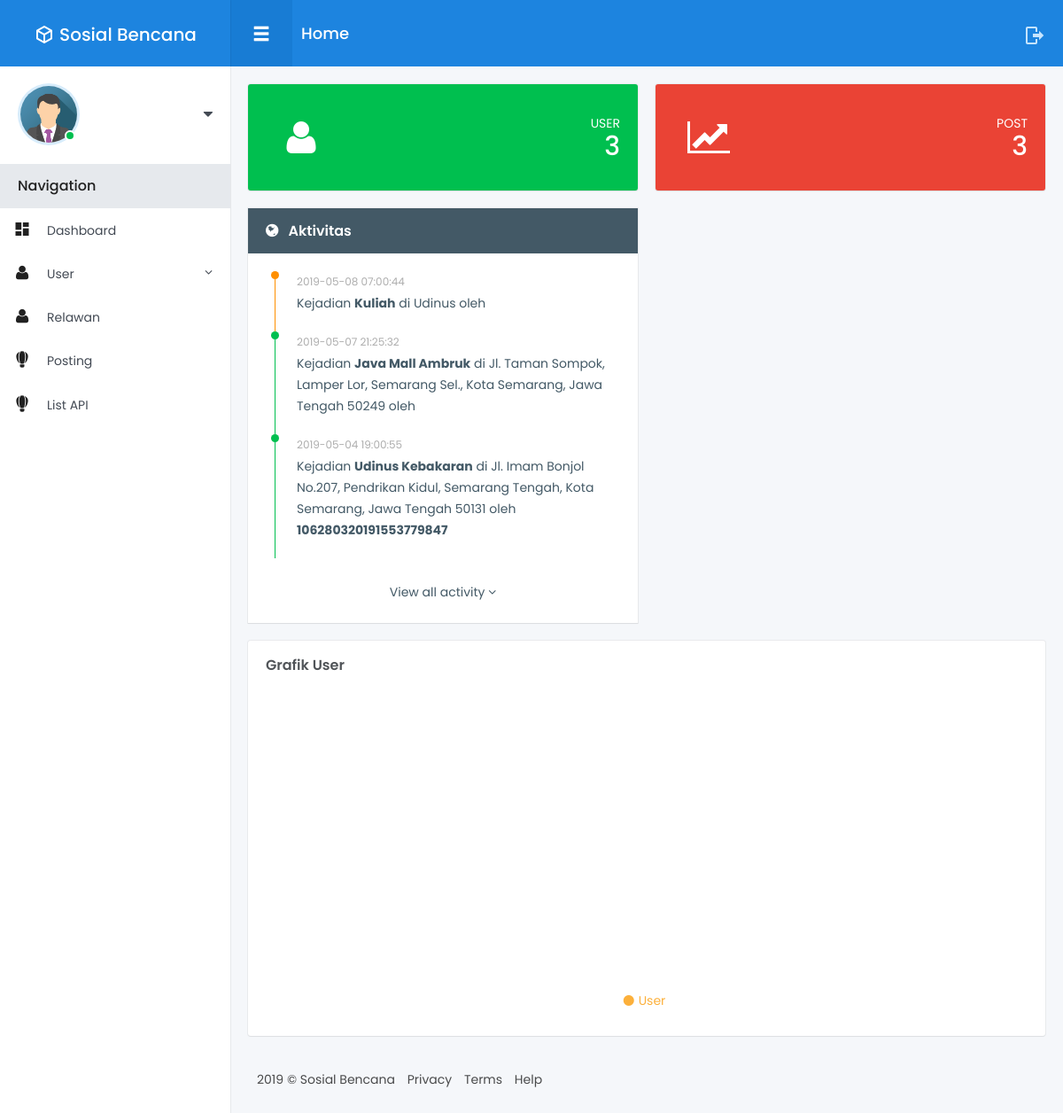
Page /index.php/admin on the earlier database version.
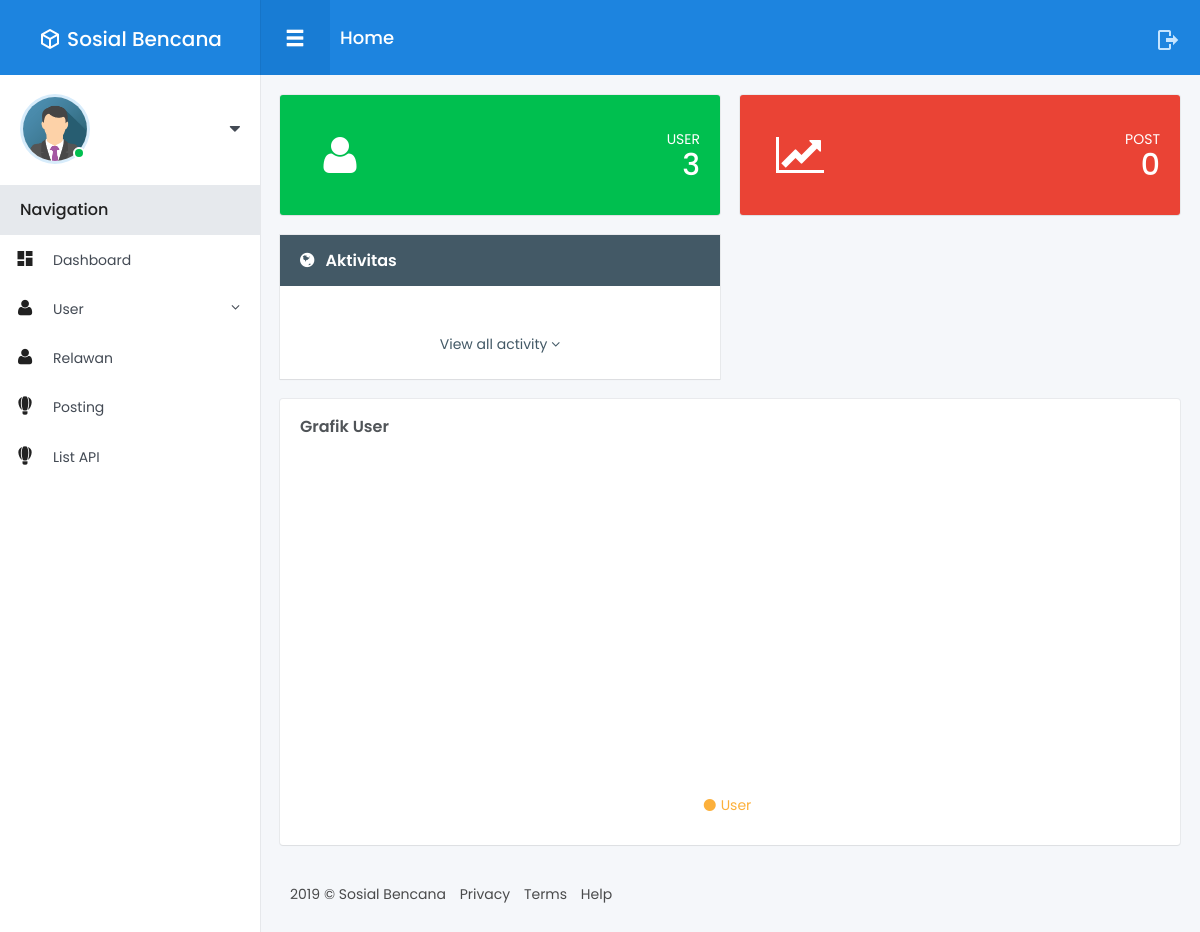
Same page on the later database version.
### tables this page shows
CREATE TABLE `post` (
  `id_post` int(11) NOT NULL,
  `nama_img` varchar(255) DEFAULT NULL,
  `api_img` varchar(256) NOT NULL,
  `slug_post` varchar(255) DEFAULT NULL,
  `lokasi` varchar(255) NOT NULL,
  `lttd_loc` varchar(255) DEFAULT NULL,
  `lgttd_loc` varchar(255) DEFAULT NULL,
  `caption` text,
  `tanggal` date DEFAULT NULL,
  `waktu` time DEFAULT NULL,
  `user_kode` varchar(100) NOT NULL
);

### application/controllers/Admin.php (called while the page is built, shortened)
<?php
class Admin extends CI_Controller {
	public function __construct()
	{
		$this->load->model('Admin_model');
		$this->load->model('Jumlah_model');
    }
    public function index()
    {
        $user           = $this->Jumlah_model->jumlahUser();
        $post           = $this->Jumlah_model->jumlahPost();
        $activity       = $this->Admin_model->activityUser()->result_array();
        $data = array(
            'user'      => $user,
            'post'      => $post,
            'activity'  => $activity,
        );
        $this->load->view('Admin/index', $data);
    }
}

### index.php (called while the page is built, shortened)
<?php
require_once BASEPATH.'core/CodeIgniter.php';

### application/models/Jumlah_model.php (called while the page is built, shortened)
<?php
class Jumlah_model extends CI_Model {
    public function jumlahUser()
    {
        $this->db->select('*');
        $this->db->from('user');
        return $this->db->get()->num_rows();
    }
    public function jumlahPost()
    {
        $this->db->select('*');
        $this->db->from('post');
        return $this->db->get()->num_rows();
    }
}

### application/models/Admin_model.php (called while the page is built, shortened)
<?php
class Admin_model extends CI_Model {
    public function activityUser()
    {
        $this->db->select('lokasi, caption, tanggal, waktu, user_kode');
        $this->db->order_by('id_post', 'DESC');
        $this->db->limit(5,0);
        return $this->db->get('post');
    }
}

### application/views/Admin/index.php (the view, shortened to what this page needs)
<!DOCTYPE html>
<html lang="en">
<head>
</head>
<body>
<div class="main-menu">
	<header class="header">
	</header>
	<div class="content">
	</div>
</div>
<div class="fixed-navbar">
</div>
<div id="wrapper">
	<div class="main-content">
		<div class="row small-spacing">
			<div class="col-lg-6 col-md-6 col-xs-12">
				<div class="box-content bg-success text-white">
					<div class="statistics-box with-icon">
						<i class="ico small fa fa-user"></i>
						<p class="text text-white">USER</p>
						<h2 class="counter"><?php echo $user; ?></h2>
					</div>
				</div>
			</div>
			<div class="col-lg-6 col-md-6 col-xs-12">
				<div class="box-content bg-danger text-white">
					<div class="statistics-box with-icon">
						<i class="ico small fa fa-line-chart"></i>
						<p class="text text-white">POST</p>
						<h2 class="counter"><?php echo $post; ?></h2>
					</div>
				</div>
			</div>
			<div class="col-md-6 col-xs-12">
				<div class="box-content card">
					<h4 class="box-title"><i class="fa fa-globe ico"></i> Aktivitas</h4>
					<div class="card-content">
						<div class="activity-list">
							<?php
							foreach($activity as $a):
							?>
							<div class="activity-item">
								<?php
								$arr = array("primary", "success", "danger", "warning", 'info', 'violet');
								$random = array_rand($arr, 2);
								?>
								<div class="bar bg-<?php echo $arr[$random[0]]; ?>">
									<div class="dot bg-<?php echo $arr[$random[0]]; ?>"></div>
								</div>
								<div class="content">
									<div class="date"><?php echo $a['tanggal']." ".$a['waktu']; ?></div>
									<div class="text">
										Kejadian <b><?php echo $a['caption']; ?></b> di <?php echo $a['lokasi']; ?> oleh <b><?php echo $a['user_kode']; ?></b>
									</div>
								</div>
							</div>
							<?php
							endforeach;
							?>
						</div>
						<a href="#" class="activity-link">View all activity <i class="fa fa-angle-down"></i></a>
					</div>
				</div>
			</div>
			<div class="col-lg-12 col-xs-12">
				<div class="box-content">
					<h4 class="box-title">Grafik User</h4>
					<div id="lines-morris-chart" class="morris-chart" style="height: 320px"></div>
					<div class="text-center">
						<ul class="list-inline morris-chart-detail-list">
							<li><i class="fa fa-circle"></i>User</li>
						</ul>
					</div>
				</div>
			</div>
		</div>
		<footer class="footer">
		</footer>
	</div>
</div>
</body>
</html>

Differences in the rows shown:
removed post: tanggal "2019-05-08", waktu "07:00:44", caption "Kuliah", lokasi "Udinus"
removed post: tanggal "2019-05-07", waktu "21:25:32", caption "Java Mall Ambruk", lokasi "Jl. Taman Sompok, Lamper Lor, Semarang Sel., Kota Semarang, Jawa Tengah 50249"
removed post: tanggal "2019-05-04", waktu "19:00:55", caption "Udinus Kebakaran", lokasi "Jl. Imam Bonjol No.207, Pendrikan Kidul, Semarang Tengah, Kota Semarang, Jawa Tengah 50131", user_kode "106280320191553779847"
Other differences:
$post: "3" → "0"
